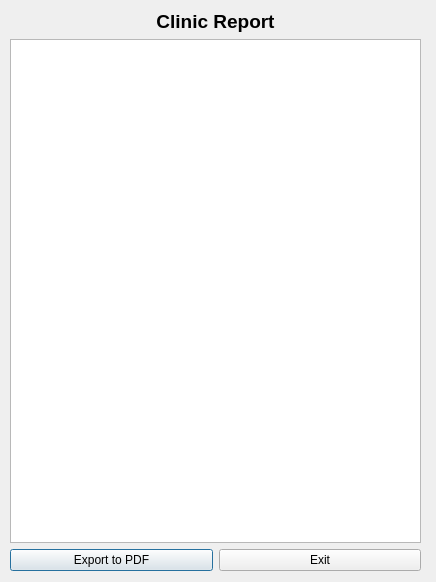
<?xml version="1.0" encoding="UTF-8"?>
<ui version="4.0">
 <class>DlgReport</class>
 <widget class="QDialog" name="DlgReport">
  <property name="geometry">
   <rect>
    <x>0</x>
    <y>0</y>
    <width>436</width>
    <height>582</height>
   </rect>
  </property>
  <property name="windowTitle">
   <string>Clinic Report</string>
  </property>
  <widget class="QWidget" name="">
   <property name="geometry">
    <rect>
     <x>10</x>
     <y>10</y>
     <width>411</width>
     <height>561</height>
    </rect>
   </property>
   <layout class="QVBoxLayout" name="lytMain">
    <item>
     <widget class="QLabel" name="lblHeader">
      <property name="font">
       <font>
        <pointsize>14</pointsize>
        <weight>75</weight>
        <bold>true</bold>
       </font>
      </property>
      <property name="text">
       <string>Clinic Report</string>
      </property>
      <property name="alignment">
       <set>Qt::AlignCenter</set>
      </property>
     </widget>
    </item>
    <item>
     <widget class="QTextEdit" name="tedReport">
      <property name="readOnly">
       <bool>true</bool>
      </property>
     </widget>
    </item>
    <item>
     <layout class="QHBoxLayout" name="lytButtons">
      <item>
       <widget class="QPushButton" name="btnPDF">
        <property name="text">
         <string>Export to PDF</string>
        </property>
       </widget>
      </item>
      <item>
       <widget class="QPushButton" name="btnExit">
        <property name="text">
         <string>Exit</string>
        </property>
       </widget>
      </item>
     </layout>
    </item>
   </layout>
  </widget>
 </widget>
 <resources/>
 <connections/>
</ui>
